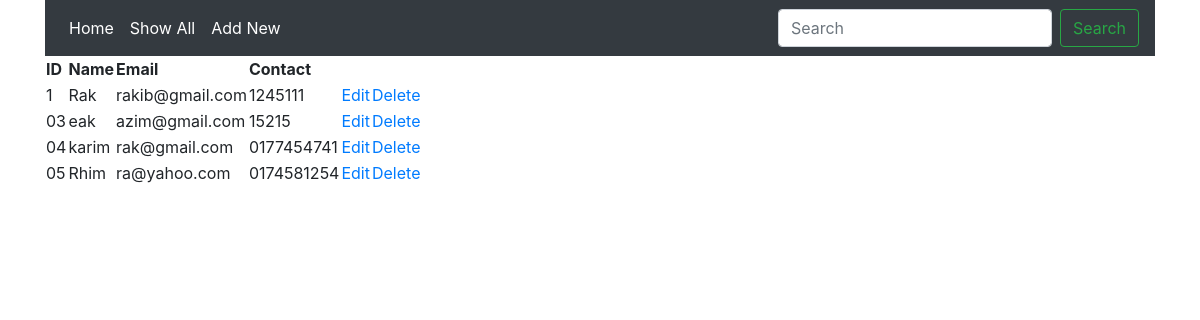
The page /show on the database its author committed.
### full_app/models.py (models this page shows)
class Employee(models.Model):
    eid = models.CharField(max_length= 50)
    ename= models.CharField(max_length= 100)
    eemail = models.EmailField()
    econtact = models.CharField(max_length= 50)

### full_app/views.py (the view)
# urls.py: path('show',views.show),
def show(request):
    employee = Employee.objects.all
    return render(request, 'show.html',{'employee':employee})

### full_app/templates/show.html
{% extends "base.html" %}
{% block body  %}
<table>
    <tr>
        <th>ID</th>
        <th>Name</th>
        <th>Email</th>
        <th>Contact</th>
    </tr>
    {% for i in employee %}
    <tr>
        <td>{{ i.eid }}</td>
        <td>{{ i.ename }}</td>
        <td>{{ i.eemail }}</td>
        <td>{{ i.econtact }}</td>
        <td>
            <a href="edit/{{ i.id }}">Edit</a>
        </td>
        <td>
            <a href="delete/{{ i.id }}">Delete</a>
        </td>
    </tr>
    {% endfor %}
</table>
{% endblock %}

### full_app/templates/base.html (shortened to what this page needs)
<!doctype html>
<html lang="en">
  <head>
    <link rel="stylesheet" href="https://stackpath.bootstrapcdn.com/bootstrap/4.5.0/css/bootstrap.min.css">
  </head>
  <body>
    <div class="container">
        <nav class="navbar navbar-expand-md bg-dark navbar-dark">
           <div class="collapse navbar-collapse" id="collapsibleNavbar">
             <ul class="navbar-nav mr-auto">
               <li class="nav-item active">
                 <a class="nav-link" href="/">Home</a>
                 </li>
               <li class="nav-item active"><a class="nav-link" href="/show">Show All</a></li>
               <li class="nav-item active"><a class="nav-link" href="/load_form">Add New</a></li>
             </ul>
             <form method="POST" action="search" class="form-inline my-2 my-lg-0">
               <input name="name" class="form-control mr-sm-2" type="search" placeholder="Search" aria-label="Search">
               <button class="btn btn-outline-success my-2 my-sm-0" type="submit">Search</button>
             </form>
           </div>
         </nav>
{% block body %}
{% endblock %}
    </div>
  </body>
</html>

### rows shown on the page
Employee: eid "1", ename "Rak", eemail "rakib@gmail.com", econtact "1245111"
Employee: eid "03", ename "eak", eemail "azim@gmail.com", econtact "15215"
Employee: eid "04", ename "karim", eemail "rak@gmail.com", econtact "0177454741"
Employee: eid "05", ename "Rhim", eemail "ra@yahoo.com", econtact "0174581254"
